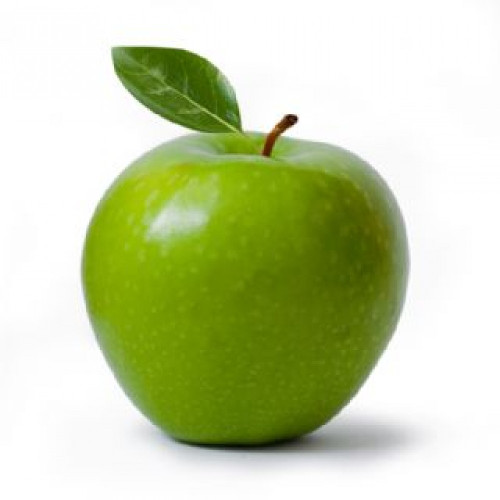
#> input picture pomme.jpg, 500 x 500 px
$ jupyter execute 'Parcourir une image.ipynb'
#> lines starting #> are read from the running program, lines starting #| are printed output that depends on the picture
# **Parcourir une image**
## 1- Récupérer un pixel

Le programme ci-dessous ouvre l'image "pomme", récupère un pixel de la pomme puis affiche :
- ses composantes RVB,
- le pixel agrandi
- l'image de la pomme

***Remarque*** *: Dans les programmes, tout ce qui est écrit après un `#` est un commentaire, et ne fait pas partie du programme en lui-même.*

> **Exécuter** le programme (bouton triangle en haut de la page).

> **Modifier** le programme pour qu'il récupère le pixel de coordonnées (275,300) et répondre à la question 1 sur la feuille.

[cell 1]
from PIL import Image               # Importe les bibliothèques nécessaires.

img = Image.open("pomme.jpg")       # Ouvre l'image et la stocke dans la variable "img".
#> img is the input picture: PIL image 500x500 RGB; mean R, G, B 198.9, 209.6, 167.9

r,v,b = img.getpixel((300,300))     # Récupère dans les variables r,v,b, la quantité de rouge, de vert et de bleu
#> r = 88; v = 111; b = 3
                                    # du pixel situé en x=300 et y=300.

print("rouge =",r,"vert =",v,"bleu =",b)
#| rouge = 88 vert = 111 bleu = 3

Pixel = Image.new('RGB', (100, 100), (r,v,b)) # Crée une image appelée "Pixel" : un carré de 100 x 100 de la couleur du pixel récupéré
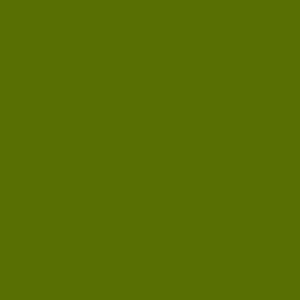
#> Pixel: PIL image 100x100 RGB (shown 3 times larger); mean R, G, B 88, 111, 3
display(Pixel)
display(img)

## 2- Modifier un pixel

Le programme ci-dessous ouvre l'image "pomme" puis change les couleurs du pixel de corrdonnées (300,300) par les valeurs RVB (255,0,0).

> **Exécuter** le programme. Observer l'image en obtenue en zoomant pour voir la modification et répondre à la question 2 sur la feuille.

> **Modifier** le programme pour qu'il trace (pixel par pixel) un carré de couleur cyan de dimension 3 pixels x 3 pixels sur la pomme et montrer le résultat au professeur

[cell 2]
from PIL import Image               # Importe les bibliothèques nécessaires.

img = Image.open("pomme.jpg")       # Ouvre l'image et la stocke dans la variable "img".

img.putpixel((300,300),(0,255,255)) # Changement du pixel situé à la coordonnée (300,300) par les valeurs RVB (255,0,0)


display(img)                        # Affiche l'image.
img.save("pomme modif.png","png")   # Enregistre la nouvelle image sous le nom "pomme modif"
